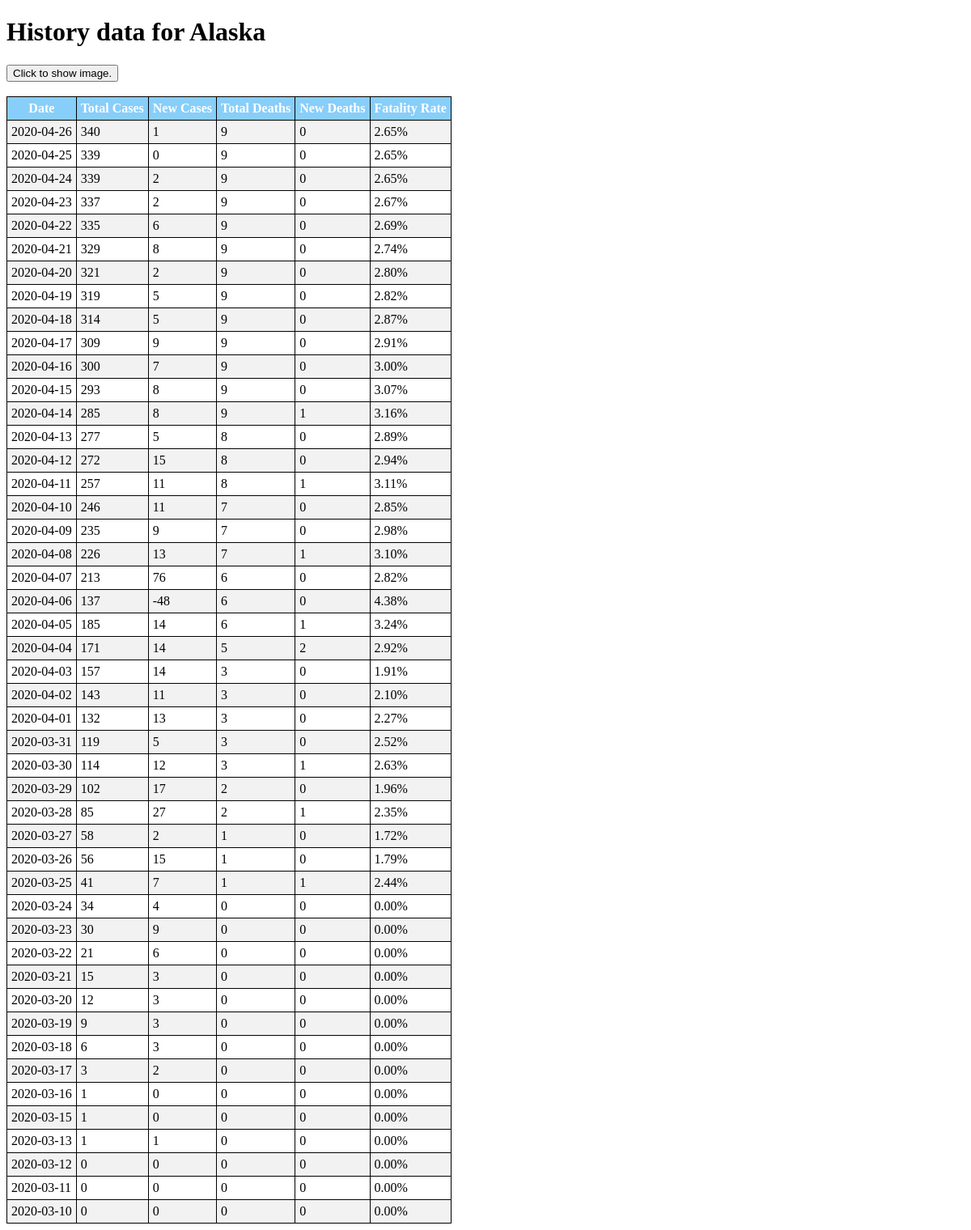
/state/Alaska, run on an earlier commit of the app's database.
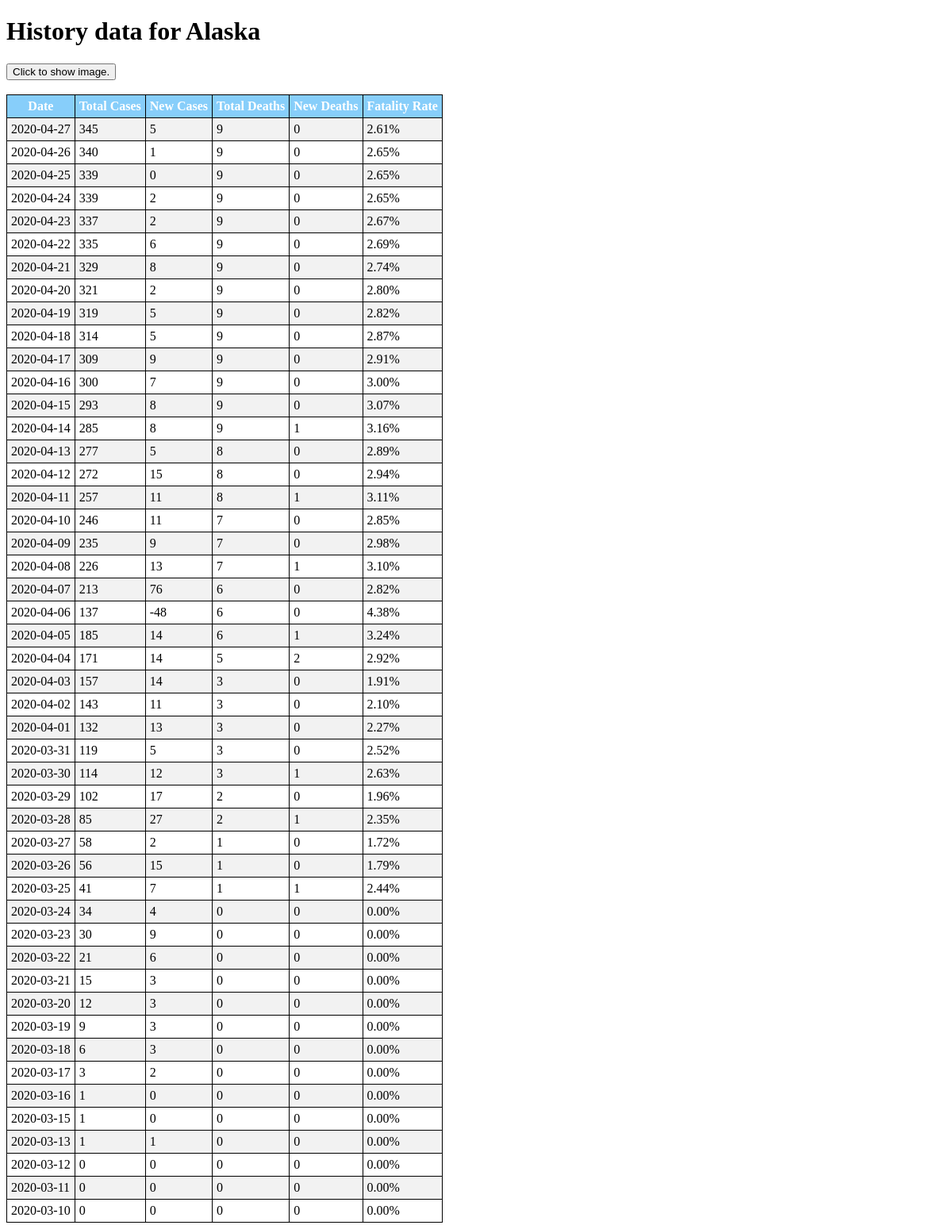
And on a later commit of the database.
### tables this page shows
CREATE TABLE "Counts"(
            "Id" INTEGER PRIMARY KEY AUTOINCREMENT,
            "RegionId" INTEGER NOT NULL,
            "Date" DATE NOT NULL,
            "Confirmed" INTEGER NOT NULL,
            "NewConfirmed" INTEGER NOT NULL,
            "Deaths" INTEGER NOT NULL,
            "NewDeaths" INTEGER NOT NULL,
            "Recovered" INTEGER NOT NULL,
            "NewRecovered" INTEGER NOT NULL,
            "FatalityRate" REAL NOT NULL
        );

### app.py (the view)
@app.route('/state/<state_nm>')
def state(state_nm):
    data = get_history_data_by_state(state_nm)
    if data:
        data = percent_rate(data)
        return render_template('state.html', nm= state_nm, data= data)
    else:
        html = f'''<p> Sorry, No data found for state {state_nm}. Please try again. </p>'''
        return html

### app.py (called while the page is built)
def get_history_data_by_state(state_nm):
    if state_nm in region_list:
        q = f'''
        SELECT * FROM Counts
        JOIN Regions
        WHERE RegionId = Regions.Id
        AND RegionName = '{state_nm}'
        ORDER BY Date DESC
        '''
        conn = sqlite3.connect(DB_NAME)
        cur = conn.cursor()
        results = cur.execute(q).fetchall()
        conn.close()
        return results

def percent_rate(results):
    r = []
    idx = -1
    if len(results[0])>9:
        idx = 9
    for res in results:
        l = list(res)
        l[idx] = "{:.2%}".format(l[idx])
        r.append(tuple(l))
    return r

### templates/state.html (shortened to what this page needs)
<!DOCTYPE html>
<html>
<head>
</head>
<body>
    <h1>
        History data for {{nm}}
    </h1>
    <button onclick="myFunction()">Click to show image.</button>
    <br>
    <table>
        <tr>
            <th>Date</th>
            <th>Total Cases</th>
            <th>New Cases</th>
            <th>Total Deaths</th>
            <th>New Deaths</th>
            <th>Fatality Rate</th>
        </tr>
    {% for i in data %}
        <tr>
            <td>{{i[2]}}</td>
            <td>{{i[3]}}</td>
            <td>{{i[4]}}</td>
            <td>{{i[5]}}</td>
            <td>{{i[6]}}</td>
            <td>{{i[9]}}</td>
        </tr>
    {% endfor%}
    </table>
</body>
</html>

What changed in the data, as far as the page shows it:
added Counts: Date "2020-04-27", Confirmed "345", NewConfirmed "5", Deaths "9", NewDeaths "0", i "2.61%"
